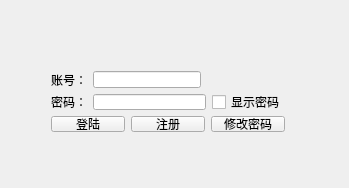
<?xml version="1.0" encoding="UTF-8"?>
<ui version="4.0">
 <class>MainWindow</class>
 <widget class="QMainWindow" name="MainWindow">
  <property name="geometry">
   <rect>
    <x>0</x>
    <y>0</y>
    <width>349</width>
    <height>188</height>
   </rect>
  </property>
  <property name="windowTitle">
   <string>MainWindow</string>
  </property>
  <widget class="QWidget" name="centralWidget">
   <widget class="QWidget" name="">
    <property name="geometry">
     <rect>
      <x>40</x>
      <y>60</y>
      <width>256</width>
      <height>83</height>
     </rect>
    </property>
    <layout class="QVBoxLayout" name="verticalLayout">
     <item>
      <layout class="QHBoxLayout" name="horizontalLayout">
       <item>
        <widget class="QLabel" name="label">
         <property name="text">
          <string>账号：</string>
         </property>
        </widget>
       </item>
       <item>
        <widget class="QLineEdit" name="lineEditIdNumber"/>
       </item>
       <item>
        <spacer name="horizontalSpacer">
         <property name="orientation">
          <enum>Qt::Horizontal</enum>
         </property>
         <property name="sizeHint" stdset="0">
          <size>
           <width>40</width>
           <height>20</height>
          </size>
         </property>
        </spacer>
       </item>
      </layout>
     </item>
     <item>
      <layout class="QHBoxLayout" name="horizontalLayout_2">
       <item>
        <widget class="QLabel" name="label_2">
         <property name="text">
          <string>密码：</string>
         </property>
        </widget>
       </item>
       <item>
        <widget class="QLineEdit" name="lineEditPassword">
         <property name="text">
          <string/>
         </property>
        </widget>
       </item>
       <item>
        <widget class="QCheckBox" name="checkBox">
         <property name="mouseTracking">
          <bool>true</bool>
         </property>
         <property name="tabletTracking">
          <bool>false</bool>
         </property>
         <property name="acceptDrops">
          <bool>false</bool>
         </property>
         <property name="text">
          <string>显示密码</string>
         </property>
         <property name="checked">
          <bool>false</bool>
         </property>
        </widget>
       </item>
      </layout>
     </item>
     <item>
      <layout class="QHBoxLayout" name="horizontalLayout_4">
       <item>
        <widget class="QPushButton" name="landBtn">
         <property name="text">
          <string>登陆</string>
         </property>
        </widget>
       </item>
       <item>
        <widget class="QPushButton" name="registerBtn">
         <property name="text">
          <string>注册</string>
         </property>
        </widget>
       </item>
       <item>
        <widget class="QPushButton" name="setPasswordBtn">
         <property name="text">
          <string>修改密码</string>
         </property>
        </widget>
       </item>
      </layout>
     </item>
    </layout>
   </widget>
  </widget>
 </widget>
 <layoutdefault spacing="6" margin="11"/>
 <resources/>
 <connections/>
</ui>
